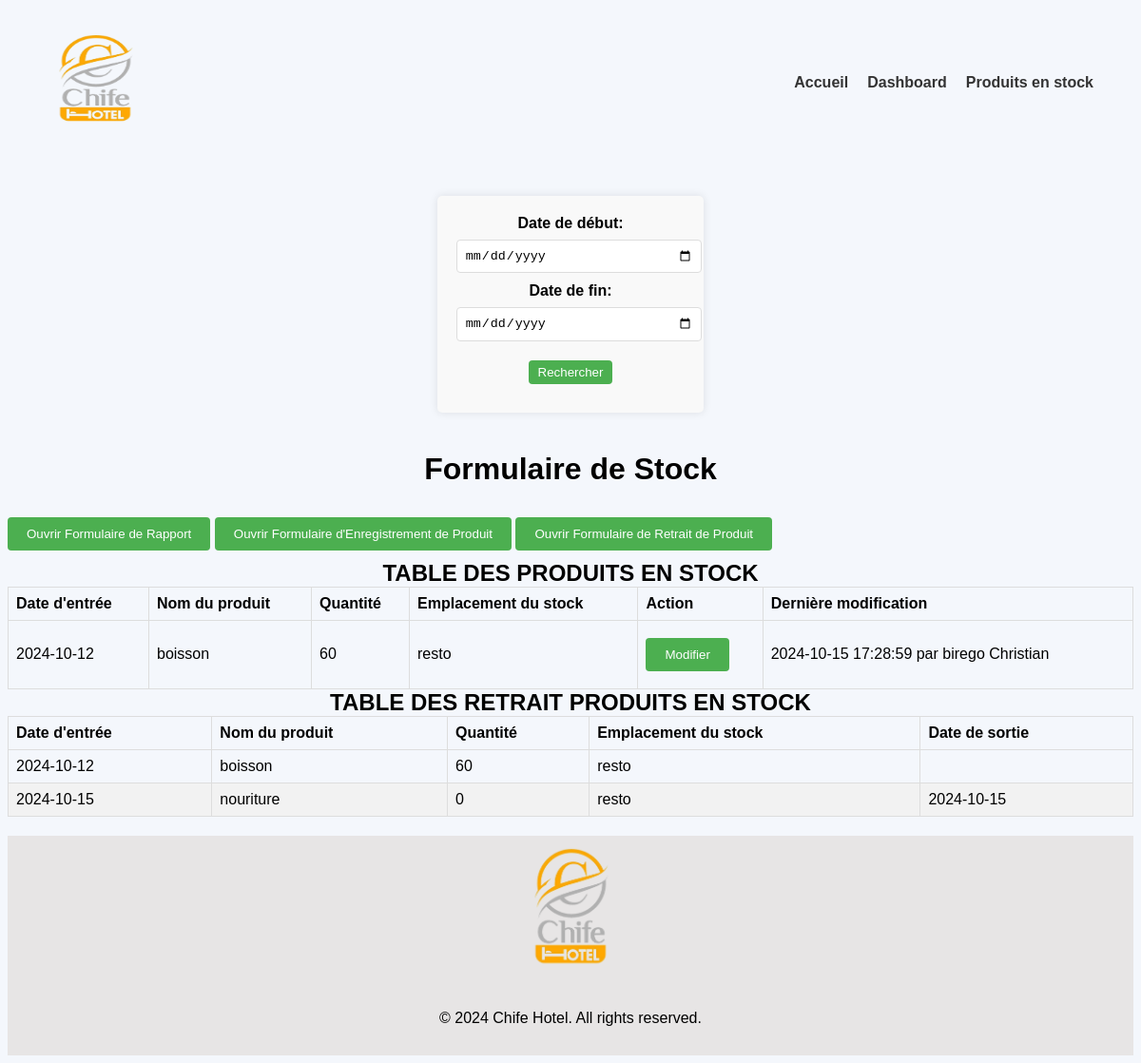
The page /utilisateur/stock/stock.php (signed in) on the database its author committed.
### tables this page shows
CREATE TABLE `produits` (
  `id` int(11) NOT NULL,
  `date_entree` date NOT NULL,
  `nom_produit` varchar(255) NOT NULL,
  `quantite` int(11) NOT NULL,
  `emplacement_stock` varchar(255) NOT NULL,
  `date_sortie` date DEFAULT NULL,
  `date_modification` datetime DEFAULT NULL,
  `id_modificateur` int(11) DEFAULT NULL,
  `date_suppression` datetime DEFAULT NULL
);

### utilisateur/stock/stock.php (the view, shortened to what this page needs)
<!DOCTYPE html>
<html lang="en">
<head>
    <link rel="stylesheet" href="assets/css/style_utilisateur.css">
</head>
<body>
    <nav>
      <a class="logo" href="#home"><img src="assets/img/logo_2.png" alt="Logo" style="width: 100px; height: 100px; border-radius: 20px; margin: 10px;"></a>
        <ul class="nav-links" style="display: flex; justify-content: space-between; align-items: center; padding: 0; margin: 0;">
          <li style="list-style-type: none; margin: 10px;"><a href="#home" style="text-decoration: none; color: #333; font-weight: bold;">Accueil</a></li>
          <li style="list-style-type: none; margin: 10px;"><a href="#dashboard.html" style="text-decoration: none; color: #333; font-weight: bold;">Dashboard</a></li>
          <li style="list-style-type: none; margin: 10px;"><a href="#table_de_stock" style="text-decoration: none; color: #333; font-weight: bold;">Produits en stock</a></li>
        </ul>
  </nav>
</head>
<body>
<div class="search-bar" style="margin: 20px 0; text-align: center;">
    <form id="searchForm" style="display: inline-block;">
        <label for="date_debut">Date de début:</label>
        <input type="date" id="date_debut" name="date_debut" required style="margin-right: 10px;">
        <label for="date_fin">Date de fin:</label>
        <input type="date" id="date_fin" name="date_fin" required style="margin-right: 10px;">
        <button type="submit" style="padding: 5px 10px; background-color: #4CAF50; color: white; border: none; cursor: pointer;">Rechercher</button>
    </form>
</div>
<h1 style="text-align: center;">Formulaire de Stock</h1>
<button id="openReportForm">Ouvrir Formulaire de Rapport</button>
<button id="openProductForm">Ouvrir Formulaire d'Enregistrement de Produit</button>
<button id="openRemoveProductForm">Ouvrir Formulaire de Retrait de Produit</button>
<h2>TABLE DES PRODUITS EN STOCK</h2>
<table>
    <thead>
        <tr>
            <th>Date d'entrée</th>
            <th>Nom du produit</th>
            <th>Quantité</th>
            <th>Emplacement du stock</th>
            <th>Action</th>
            <th>Dernière modification</th>
        </tr>
    </thead>
    <tbody>
        <?php
        include('../../dbconnexion.php');
        $sql = "SELECT p.*, CONCAT(a.nom, ' ', a.prenom) AS nom_modificateur
                FROM produits p
                LEFT JOIN agents a ON p.id_modificateur = a.id
                WHERE p.quantite > 0 AND p.date_suppression IS NULL";
        $result = $conn->query($sql);
        if ($result->num_rows > 0) {
            while($row = $result->fetch_assoc()) {
                echo "<tr>";
                echo "<td>" . $row['date_entree'] . "</td>";
                echo "<td>" . $row['nom_produit'] . "</td>";
                echo "<td>" . $row['quantite'] . "</td>";
                echo "<td>" . $row['emplacement_stock'] . "</td>";
                echo "<td>
                        <button onclick='openModifyModal(" . $row['id'] . ")'>Modifier</button>
                      </td>";
                if ($row['date_modification'] === null) {
                    echo "<td><span style='background-color: yellow;'>Aucune modification</span></td>";
                } else {
                    echo "<td>" . $row['date_modification'] . " par " . $row['nom_modificateur'] . "</td>";
                }
                echo "</tr>";
            }
        } else {
            echo "<tr><td colspan='6'>Aucun produit en stock</td></tr>";
        }
        ?>
    </tbody>
</table>
<h2>TABLE DES RETRAIT PRODUITS EN STOCK</h2>
    <table>
        <thead>
            <tr>
                <th>Date d'entrée</th>
                <th>Nom du produit</th>
                <th>Quantité</th>
                <th>Emplacement du stock</th>
                <th>Date de sortie</th>
            </tr>
        </thead>
        <tbody>
            <?php
            include('../../dbconnexion.php');
            $sql = "SELECT * FROM produits";
            $result = $conn->query($sql);
            if ($result->num_rows > 0) {
                while($row = $result->fetch_assoc()) {
                    echo "<tr>";
                    echo "<td>" . $row['date_entree'] . "</td>";
                    echo "<td>" . $row['nom_produit'] . "</td>";
                    echo "<td>" . $row['quantite'] . "</td>";
                    echo "<td>" . $row['emplacement_stock'] . "</td>";
                    echo "<td>" . $row['date_sortie'] . "</td>";
                    echo "</tr>";
                }
            } else {
                echo "<tr><td colspan='5'>Aucun produit en stock</td></tr>";
            }
            ?>
        </tbody>
    </table>
<footer>
  <div class="footer-content">
      <img src="assets/img/logo_2.png" alt="Company Logo" class="logo">
      <p>&copy; 2024 Chife Hotel. All rights reserved.</p>
  </div>
</footer>
</body>
</html>

### utilisateur/stock/assets/css/style_utilisateur.css (style rules this page uses)
body { font-family: Arial, sans-serif; margin: 10; padding: 10; background-color: #f4f7fc; }
nav { display: flex; justify-content: space-between; align-items: center; padding: 1rem 2rem; }
.logo { font-size: 1.5rem; font-weight: bold; }
.nav-links { display: flex; list-style-type: none; }
.nav-links li { margin-left: 2rem; }
.nav-links a { text-decoration: none; color: #333; }
form { background-color: #f9f9f9; padding: 20px; border-radius: 5px; max-width: 400px; margin: 20px auto; box-shadow: 0 0 10px rgba(0, 0, 0, 0.1); }
label { font-weight: bold; display: block; margin-bottom: 8px; }
input, select, textarea { width: 100%; padding: 8px; margin-bottom: 10px; border: 1px solid #ddd; border-radius: 4px; }
button { background-color: #4CAF50; color: white; padding: 10px; border: none; border-radius: 4px; cursor: pointer; }
h2 { padding: auto; justify-content: center; text-align: center; margin: auto; }
table { font-family: Arial, sans-serif; border-collapse: collapse; width: 100%; }
table td, table th { border: 1px solid #dddddd; text-align: left; padding: 8px; }
table tr:nth-child(even) { background-color: #f2f2f2; }
footer { margin-top: 20px; }

### utilisateur/stock/stock.php (style rules this page uses)
button { padding: 10px 20px; margin: 10px 0; background-color: #4CAF50; color: white; border: none; cursor: pointer; }
.footer-content { background-color: #e7e5e5; padding: 10px 0; text-align: center; color: #000000; }
.footer-content .logo { width: 100px; height: auto; margin-bottom: 20px; }
.footer-content p { margin-bottom: 20px; }

### rows shown on the page
produits: date_entree "2024-10-12", nom_produit "boisson", quantite "60", emplacement_stock "resto", date_modification "2024-10-15 17:28:59", nom_modificateur "birego Christian"
produits: date_entree "2024-10-15", nom_produit "nouriture", quantite "0", emplacement_stock "resto", date_sortie "2024-10-15"
